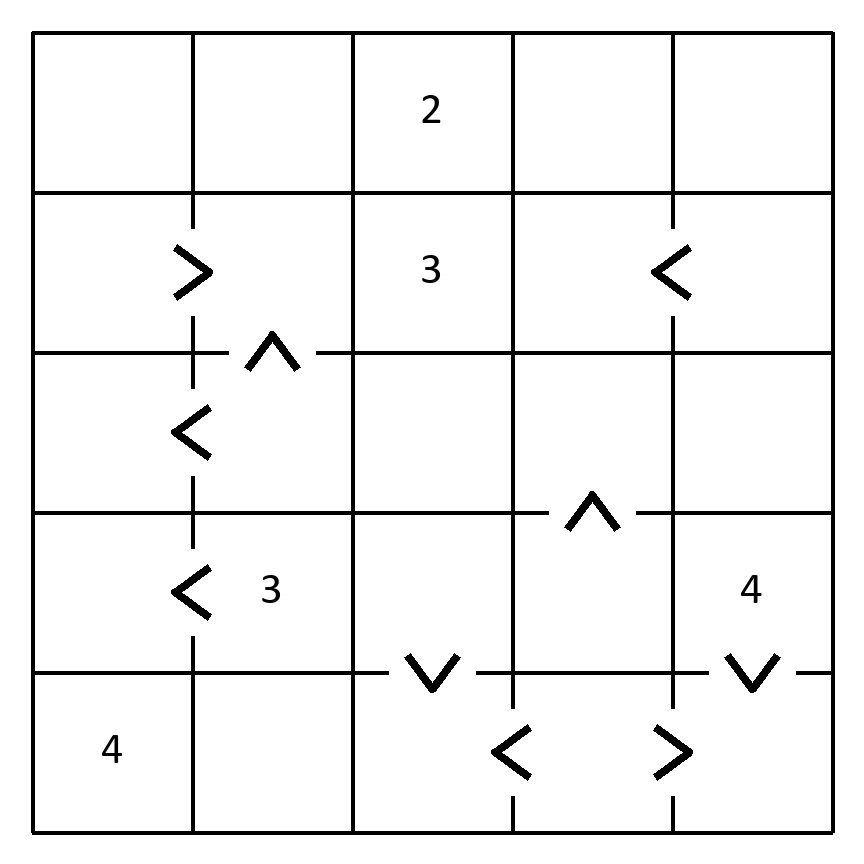
#> input picture data/dataset/14_5x5_jpeg.jpg, 864 x 864 px
$ python -i vision.py   (imports and definitions only)
#> lines starting #> are read from the running program, lines starting #| are printed output that depends on the picture; after the words box and inside, x2 and y2 are one past the last pixel; in counts of white or black regions, pixels touching at a corner belong together
#> further down, picture is the input picture: shape (864, 864, 3); min 0, max 255, mean 240.4
from __future__ import annotations

import os
from pathlib import Path
import shutil
from typing import Any

import cv2
import numpy as np

from .models import Given, Inequality, Position, Puzzle, PuzzleValidationError


class ExtractionError(RuntimeError):
    """Raised when an image cannot be converted into a trustworthy puzzle."""


def _order_corners(points: np.ndarray) -> np.ndarray:
    points = points.reshape(4, 2).astype(np.float32)
    ordered = np.zeros((4, 2), dtype=np.float32)
    sums = points.sum(axis=1)
    diffs = np.diff(points, axis=1).reshape(-1)
    ordered[0] = points[np.argmin(sums)]
    ordered[2] = points[np.argmax(sums)]
    ordered[1] = points[np.argmin(diffs)]
    ordered[3] = points[np.argmax(diffs)]
    return ordered


def _find_board_corners(image: np.ndarray) -> np.ndarray:
    gray = cv2.cvtColor(image, cv2.COLOR_BGR2GRAY)
    blurred = cv2.GaussianBlur(gray, (5, 5), 0)
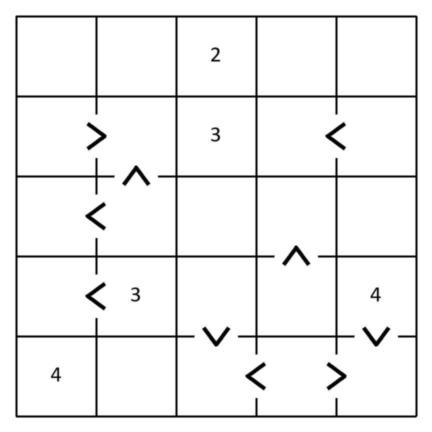
#> blurred: shape (864, 864) (shown at 1/2 size); min 1, max 255, mean 240.5
    edges = cv2.Canny(blurred, 50, 150)
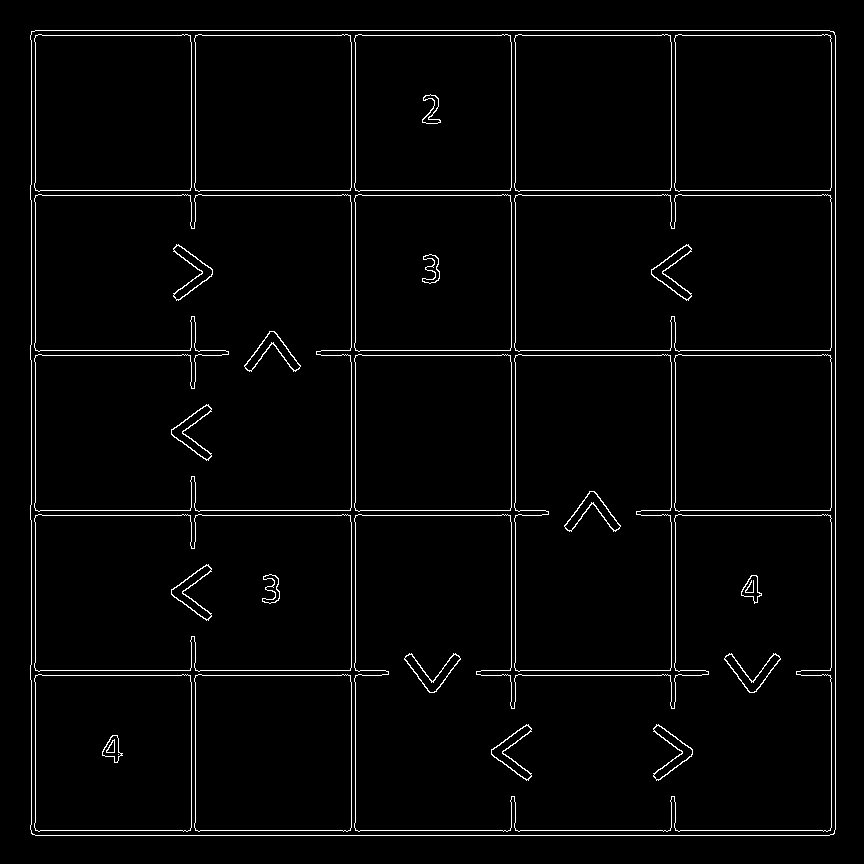
#> edges: shape (864, 864); 2.7% white in thin lines or dots, all inside (x1, y1, x2, y2) = (30, 30, 836, 836)
    contours, _ = cv2.findContours(edges, cv2.RETR_LIST, cv2.CHAIN_APPROX_SIMPLE)
#> contours = 66 contours, 2 with area under 20; largest, box (x1, y1, x2, y2) and area: (30, 30, 836, 836) 647262, (30, 30, 836, 836) 647258, (354, 514, 832, 832) 122601, (354, 514, 832, 832) 122583, (34, 194, 352, 512) 97940
    minimum_area = image.shape[0] * image.shape[1] * 0.10
    candidates: list[tuple[float, np.ndarray]] = []
    for contour in contours:
        area = cv2.contourArea(contour)
        if area < minimum_area:
            continue
        polygon = cv2.approxPolyDP(contour, 0.02 * cv2.arcLength(contour, True), True)
        if len(polygon) == 4:
            candidates.append((area, polygon))
#> this loop made 66 passes
#> area on passes 2 to 9: 54, 62.5, 272, 288, 598.5, 600.5, 695, 702.5
#> after the loop, candidates = [(647257.5, [[32, 31], [834, 33], [832, 834], [31, 832]]), (647262.5, [[31, 31], [31, 833], [833, 834], [834, 32]])]
    if candidates:
        return _order_corners(max(candidates, key=lambda item: item[0])[1])
#> in _order_corners, `points = points.reshape(4, 2).astype(np.float32)`: points = [[31, 31], [31, 833], [833, 834], [834, 32]]
#> in _order_corners, `sums = points.sum(axis=1)`: sums = [62, 864, 1667, 866]
#> in _order_corners, `diffs = np.diff(points, axis=1).reshape(-1)`: diffs = [0, 802, 1, -802]
    # Digital screenshots sometimes have no outer contour. In that case, use
    # the complete image only when it is reasonably square.
    ratio = image.shape[1] / image.shape[0]
    if not 0.7 <= ratio <= 1.3:
        raise ExtractionError("Could not locate a four-corner puzzle board")
    height, width = image.shape[:2]
    return np.array([[0, 0], [width - 1, 0], [width - 1, height - 1], [0, height - 1]], dtype=np.float32)


# [176 lines left out: functions _warp_board, _infer_size, _find_tesseract, _ocr_digit, _classify_gap, extract_puzzle, not called in this run]

>>> import cv2
>>> picture = cv2.imread('../../data/dataset/14_5x5_jpeg.jpg')
>>> result = _find_board_corners(picture)
#> result = [[31, 31], [834, 32], [833, 834], [31, 833]]

$ run again, on data/dataset/01_4x4_digital.png
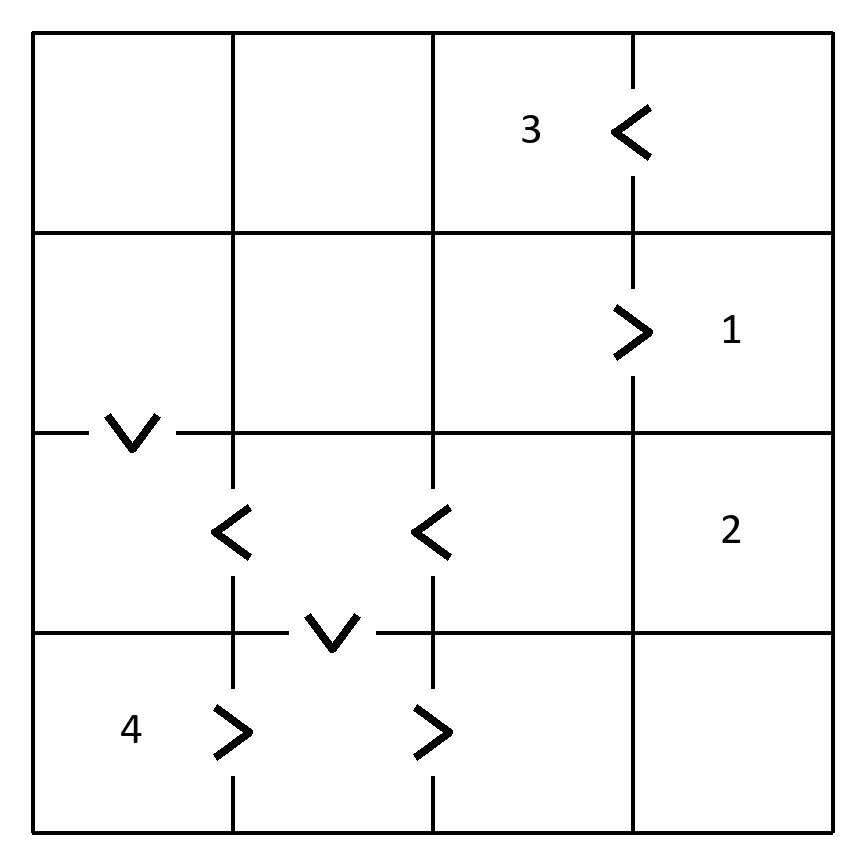
#> input picture data/dataset/01_4x4_digital.png, 864 x 864 px
#> picture is the input picture: shape (864, 864, 3); min 0, max 255, mean 243
#> in _find_board_corners, `blurred = cv2.GaussianBlur(gray, (5, 5), 0)`:
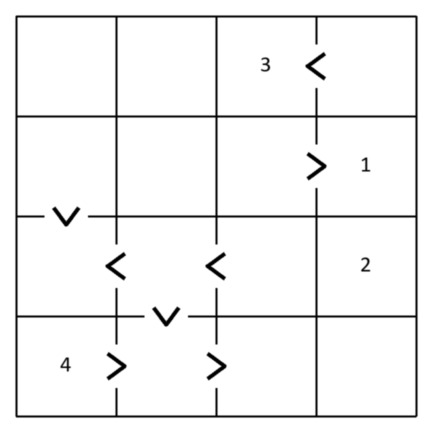
#> blurred: shape (864, 864) (shown at 1/2 size); min 0, max 255, mean 243
#> in _find_board_corners, `edges = cv2.Canny(blurred, 50, 150)`:
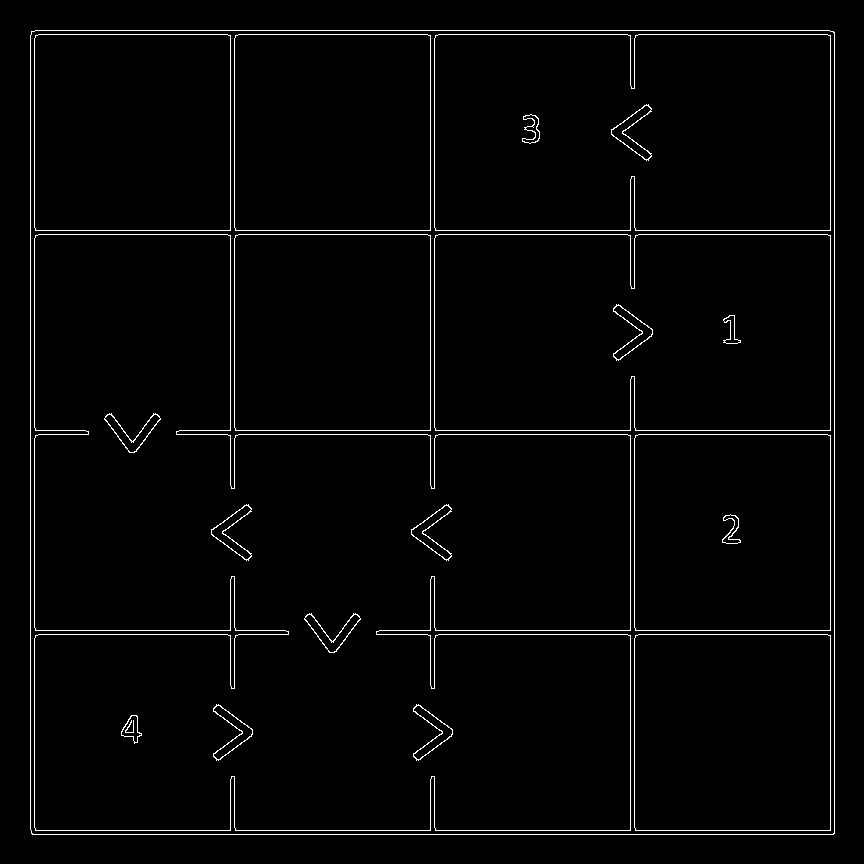
#> edges: shape (864, 864); 2.2% white in thin lines or dots, all inside (x1, y1, x2, y2) = (30, 30, 835, 835)
#> contours = 43 contours, 1 with area under 20; largest, box (x1, y1, x2, y2) and area: (30, 30, 835, 835) 646398, (30, 30, 835, 835) 646392, (34, 234, 631, 831) 270989, (34, 234, 631, 831) 270963, (434, 234, 831, 431) 77169
#> the loop in _find_board_corners, `for contour in contours:` made 43 passes
#> area on passes 2 to 9: 273, 291.5, 612, 612, 686, 686, 38403, 38405
#> after the loop in _find_board_corners, `for contour in contours:`: candidates = [(646392.5, [[32, 31], [834, 33], [832, 834], [31, 832]]), (646397.5, [[31, 31], [31, 833], [833, 834], [834, 32]])]
#> points = [[31, 31], [31, 833], [833, 834], [834, 32]]
#> sums = [62, 864, 1667, 866]
#> diffs = [0, 802, 1, -802]
#> result = [[31, 31], [834, 32], [833, 834], [31, 833]]

$ run again, on data/dataset/05_5x5_digital.png
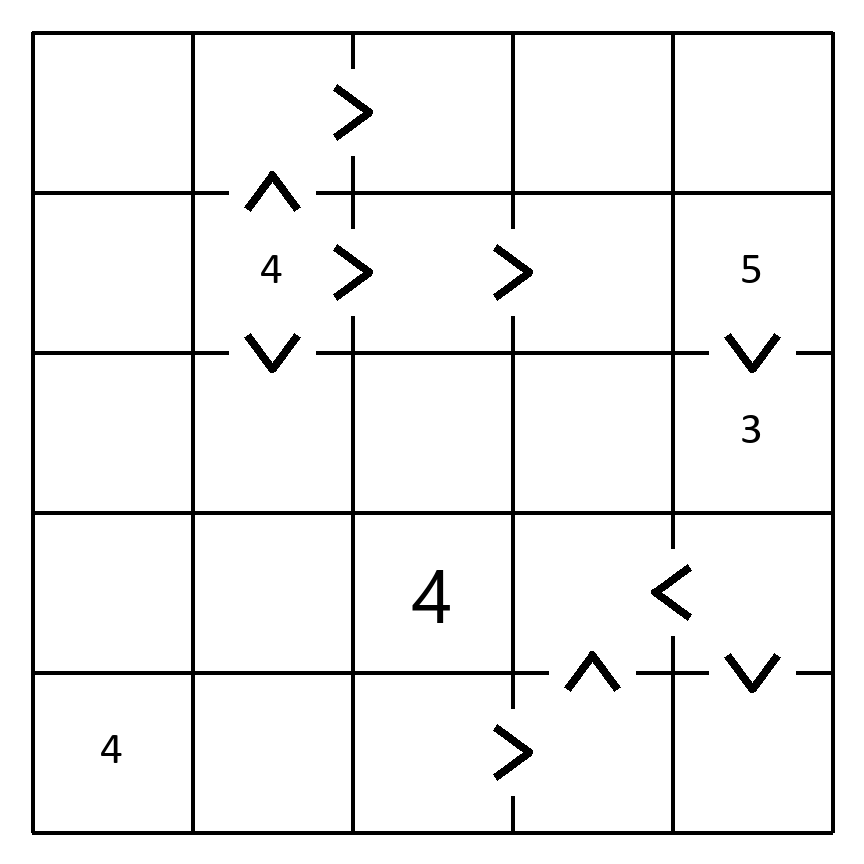
#> input picture data/dataset/05_5x5_digital.png, 864 x 864 px
#> picture is the input picture: shape (864, 864, 3); min 0, max 255, mean 240.4
#> in _find_board_corners, `blurred = cv2.GaussianBlur(gray, (5, 5), 0)`:
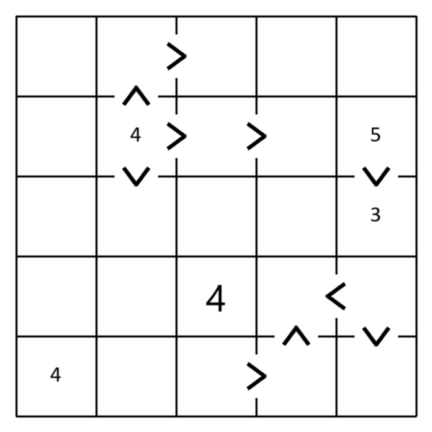
#> blurred: shape (864, 864) (shown at 1/2 size); min 0, max 255, mean 240.4
#> in _find_board_corners, `edges = cv2.Canny(blurred, 50, 150)`:
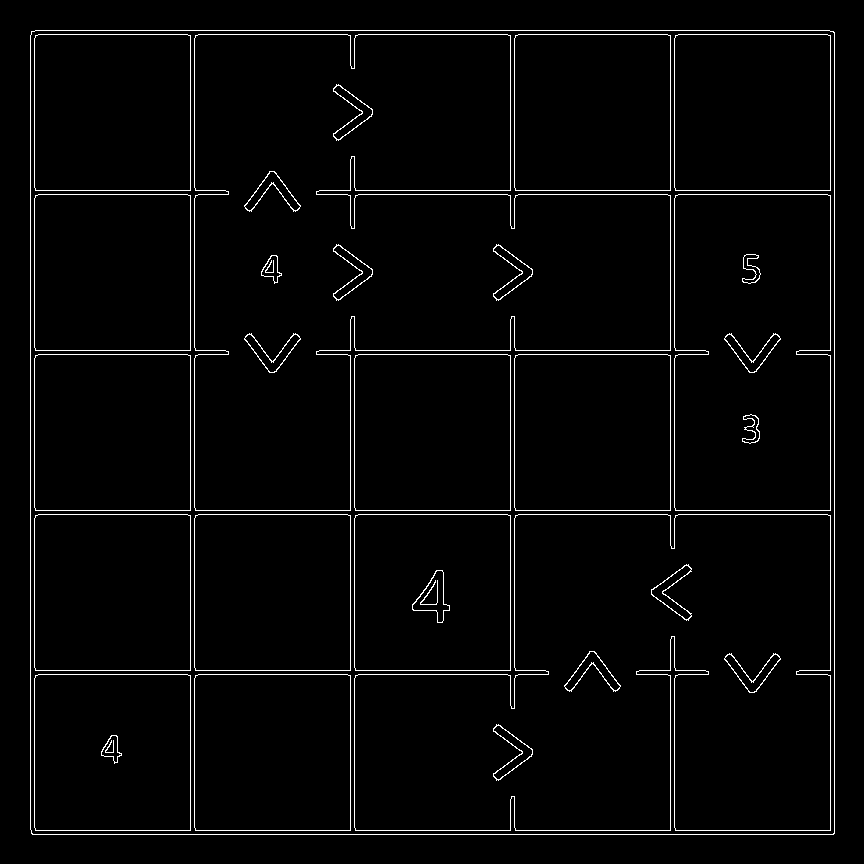
#> edges: shape (864, 864); 2.7% white in thin lines or dots, all inside (x1, y1, x2, y2) = (30, 30, 835, 835)
#> contours = 65 contours, 3 with area under 20; largest, box (x1, y1, x2, y2) and area: (30, 30, 835, 835) 646398, (30, 30, 835, 835) 646392, (194, 34, 671, 511) 147745, (194, 34, 671, 511) 147723, (354, 514, 831, 831) 123061
#> the loop in _find_board_corners, `for contour in contours:` made 65 passes
#> area on passes 2 to 9: 273, 291.5, 612, 686, 24323, 24323, 24325, 24325
#> after the loop in _find_board_corners, `for contour in contours:`: candidates = [(646392.5, [[32, 31], [834, 33], [832, 834], [31, 832]]), (646397.5, [[31, 31], [31, 833], [833, 834], [834, 32]])]
#> points = [[31, 31], [31, 833], [833, 834], [834, 32]]
#> sums = [62, 864, 1667, 866]
#> diffs = [0, 802, 1, -802]
#> result = [[31, 31], [834, 32], [833, 834], [31, 833]]
